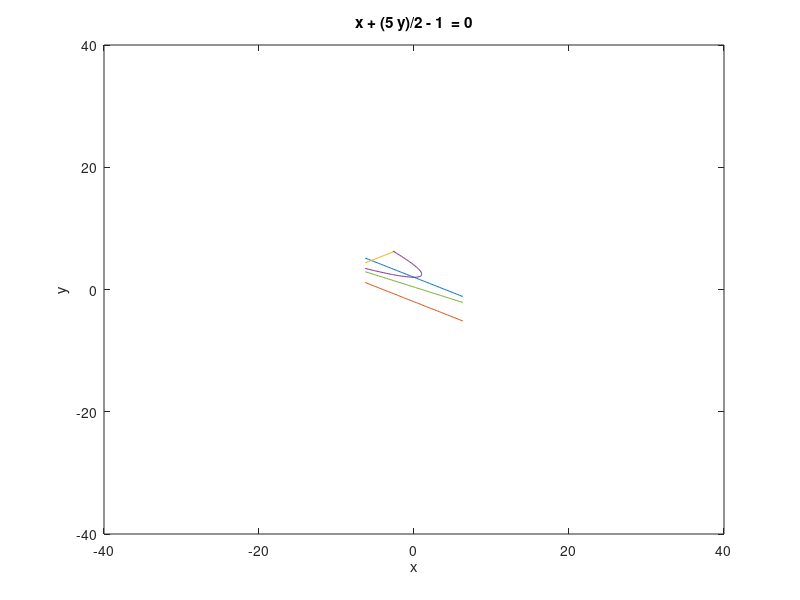

MATLAB code for this plot:
figure;
 ezplot('4 - 2*y - x ')
 hold on
 ezplot('-x -2* y - 4 ') 
 hold on
ezplot('2*y-x-15 ')
hold on
ezplot('8*x+24*y-(x+2*y)^2-32 ')
hold on
ezplot('x + (5*y)/2 - 1 ')
hold on
xlim([-40,40])
ylim([-40,40])
return

%X = [-5,0,-5,-5];
%Y = [-4,-4,5,-4];
% X = [-5,0,1,-5];
% Y = [5,-4,3,5];
 X = [-5,-5,0,1,-5];
 Y = [5,-4,-4,3,5];

plot(X,Y);
xlim([-6, 2]); % Set x-axis range from 0 to 6
ylim([-5, 6]); % Set y-axis range from 0 to 6
return
ezplot('(9*y)/5 - x + 5 ')
hold on
%ezplot('x + 7*y - 10 ')
%hold on

ezplot('- x - 7*y - 4 ')
hold on
return

ezplot('148*x - 196*y + (x + 7*y)^2 - 684 ')
hold on
ezplot('y/3 - x + 14/3 ')
hold on

s2/3 - s1 + 14/3
return



ezplot('- y - 4 +0*x ')
hold on
ezplot('x + (5*y)/9 + 20/9 ')
hold on
ezplot('x + 3*y - 10 ')
hold on
ezplot('x - (6*y)/7 + 11/7  ')
hold on
ezplot('x - y/7 - 4/7')
hold on
ezplot('- x - 5 +0*y')
hold on
%return
%ezplot('-x + y ')
hold on
return
ezplot('-x -3 + y ')
hold on
ezplot('-x^2 +1 +  y ')
hold on
ezplot('-x^2 -1 + y ')
hold on
return
ezplot('x + y ')
hold on
ezplot('(5*y)/4 - x + 25/4')
hold on
ezplot('- x - (3*y)/2 - 3/2')
hold on
ezplot('27*x - (51*y)/2 + (x + (3*y)/2)^2 - 591/4 ')
hold on
ezplot('(9*y)/2 - 3*x + (x + (3*y)/2)^2 + 9/4')
hold on
return


(9*y)/2 - 3*x + (x + (3*y)/2)^2 + 9/4 <= 0 


ezplot('x+y-1')
hold on
ezplot('-x-y')
hold on
ezplot('y/3 - x - 1/6')
hold on
ezplot('x - (5*y)/4 - 25/4')
hold on
ezplot('(x + y)^2 - 8*x ')

hold on
ezplot('7*x - 5*y - 25')
hold on

return
ezplot('x + y - 1  ')
hold on
ezplot('- x - y  ')

hold on
ezplot('x - y/3 + 1/6 ')
hold on
ezplot('y - x - 1  ')
hold on
ezplot('(x + y)^2 - 8*x  ')
hold on
ezplot('18*y - 18*x - (x + y)^2 + 99  ')


hold on
return



return
%ezplot('-y')
%ezplot("-y")
%hold on
ezplot('log(abs(x))/log(exp(1))')
return
ezplot('x^2*(ln(abs(y)+0.5))'  )
return
%ezplot('exp(-x^2)',[-1,1]  )
%ezplot('sin(x)' ,[-1,1] )
ezplot('abs(x*y)'  )

hold on

%ezplot('x - 1' ) 
%hold on
ezplot('x - y'  )

hold on
ezplot('(2*y)/3 - x - 1') 
hold on
ezplot('- x - (2*y)/3' )
hold on
ezplot('6^(1/2)/4 - (6^(1/2)*x)/2 - y + 7/8'  )
hold on
ezplot('y + (6^(1/2)*x)/2 - 3/8' )
hold on
return
ezplot("x - y")
hold on

ezplot("-3*x + 2*y -3")
hold on
ezplot("x + y")
hold on
ezplot("x + y-2")
hold on
ezplot("x + 3*y/2+3/2")
hold on
ezplot("x + 3*y/2-9/2")
hold on
return
ezplot("3*x + 2*y")
hold on
return
ezplot('s2/2 - s1/2 - (s1 + s2)^2/36 + 11/4')
hold on
ezplot('(27*s1)/44 - (51*s2)/88 + (s1 + (3*s2)/2)^2/44 - 591/176')
hold on
return

(27*s1)/44 - (51*s2)/88 + (s1 + (3*s2)/2)^2/44 - 591/176 
s2/2 - s1/2 - (s1 + s2)^2/36 + 11/4 
(51*s2)/88 - (27*s1)/44 - (s1 + (3*s2)/2)^2/44 + 591/176 <= 0

%ezplot('x-y-2')
%hold on
%ezplot('-x+y')
%hold on
ezplot('8*x-(x+y)^2')
hold on
ezplot("x-y+1")
%ezplot("y-1")
hold on
ezplot("y+x-2")
hold on
ezplot("y+x")
hold on